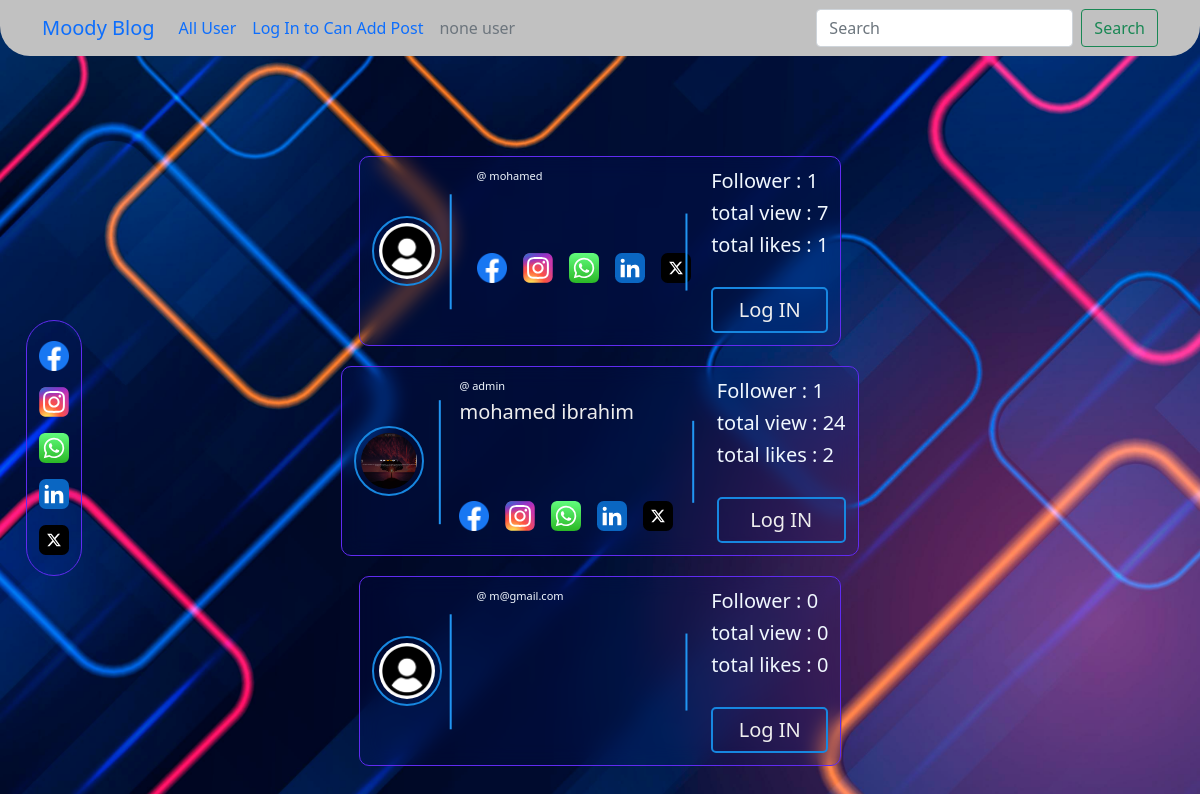
Screenshot of /all/user with the database file from the repository.
### accounts/models.py (models this page shows, shortened)
class Profile(models.Model):
    user=models.OneToOneField(User, verbose_name=_("user"), on_delete=models.CASCADE)
    phone=models.CharField(max_length=20,verbose_name=_("phone"))
    slug=models.SlugField(blank=True, null=True)
    image=models.ImageField(upload_to='profile/',blank=True, null=True)
    country=models.CharField(max_length=200,  null=True, choices=CountryField().choices + [('', 'Select Country')])
    adress=models.CharField(max_length=100)
    Token=models.CharField(max_length=500,blank=True, null=True)
    join_date=models.DateTimeField(verbose_name=_("Created At"), default=datetime.now)
    follower=models.ManyToManyField(User,related_name='follower_user',blank=True, null=True)
    count_follower=models.IntegerField(default=0)
    total_view =models.IntegerField(default=0)
    total_likesr=models.IntegerField(default=0)
    facebook=models.URLField(blank=True, null=True)
    instgram=models.URLField(blank=True, null=True)
    whatsapp=models.URLField(blank=True, null=True)
    linkedin=models.URLField(blank=True, null=True)
    twitter=models.URLField(blank=True, null=True)
    class Meta:
        verbose_name = _("Profile")
        verbose_name_plural = _("Profiles")
    def create_profile(sender ,*args, **kwargs):
        if kwargs['created']:
            user_profile=Profile.objects.create(user=kwargs['instance'])
    post_save.connect(create_profile , sender=User)

### blog/views.py (the view)
# urls.py: path('all/user',views.all_user,name='all_user'),
def all_user(request):
    if request.user.is_authenticated:
        profiles = Profile.objects.filter(blog__isnull=False).exclude(user=request.user).distinct()
    else:
        profiles = Profile.objects.all()
    return render(request,'blog/all-user.html',{'profiles':profiles,})

### blog/contact_us.py (called while the page is built)
def social(request):
    user_admin = User.objects.get(username='admin')
    socials=Profile.objects.get(user=user_admin)
    return{
        'socials':socials,
    }

### blog/templates/blog/all-user.html
{% extends 'base.html' %}
{% load static %}
{% block body %}
    <div class="user">
        {% for profile in profiles %}
            <div class="main">
                <div class="img">
                    <a href="">
                        {% if profile.image %}
                            <a href="{% url 'blog:blog_user' profile.slug %}"><img src="{{profile.image.url}}" alt="#"></a>
                        {% else %}
                            <a href="{% url 'blog:blog_user' profile.slug %}"><img src="{% static 'img/user_no_image.png' %}" alt="#"></a>
                        {% endif %}
                    </a>
                </div>
                <div class="content">
                    <div class="all-text">
                        <h5 style="    font-size: 11px;" class="content-text"> @ {{profile.user.username}}</h5>
                        <h5 class="content-main"> <a href="{% url 'blog:blog_user' profile.slug %}" style="color: #eee;">{{profile.user.first_name}} {{profile.user.last_name}}</a></h5>
                        <div class="categry">
                            {% if profile.facebook %}
                                <a href="{{profile.facebook}}">
                                    <img src="{% static 'img/facebook.png' %}" alt="#">
                                </a>
                            {% endif %}
                            {% if profile.instgram %}
                                <a href="{{profile.instgram}}">
                                    <img src="{% static 'img/ig-instagram-icon.svg' %}" alt="#">
                                </a>
                            {% endif %}
                            {% if profile.whatsapp %}
                                <a href="{{profile.whatsapp}}">
                                    <img src="{% static 'img/wa-whatsapp-icon.svg' %}" alt="#">
                                </a>
                            {% endif %}
                            {% if profile.linkedin %}
                                <a href="{{profile.linkedin}}">
                                    <img src="{% static 'img/linkedin-app-icon.svg' %}" alt="#">
                                </a>
                            {% endif %}
                            {% if profile.twitter  %}
                                <a href="{{profile.twitter}}">
                                    <img src="{% static 'img/x-social-media-logo-icon.svg' %}" alt="#">
                                </a>
                            {% endif %}
                        </div>
                    </div>
                        <div class="other">
                            <h5 class="content-view"> Follower : {{profile.count_follower}}</h5>
                            <h5 class="content-view"> total view : {{profile.total_view}} </h5>
                            <h5 class="content-like"> total likes : {{profile.total_likesr}} </h5>
                            {% if user.is_authenticated %}
                                {% if profile.user == request.user %}
                                    <a class="upload" href="#">Upload</a>
                                {% else %}
                                    {% if request.user  in profile.follower.all %}
                                        <a class="upload" href="{% url 'blog:un_follow' profile.slug %}">Un Follow</a>
                                    {% else %}
                                        <a class="upload" href="{% url 'blog:add_follow' profile.slug %}">Follow</a>
                                    {% endif %}
                                {% endif %}
                            {% else %}
                            <a class="upload" href="{% url 'accounts:login' %}">Log IN</a>
                            {% endif %}
                        </div>
                </div>
            </div>
        {% endfor %}
    </div>
{% endblock body %}

### templates/base.html (shortened to what this page needs)
{% load static %}
<!DOCTYPE html>
<html lang="en">
    <head>
        <link rel="stylesheet" href="{% static 'css/bootstrap.min.css' %}">
        <link rel="stylesheet" href="{% static 'css/normalize.css' %}">
        <link rel="stylesheet" href="{% static 'css/style.css' %}">
        <link rel="stylesheet" href="{% static 'css/font-awesome.css' %}">
        <link rel="stylesheet"
            href="https://cdnjs.cloudflare.com/ajax/libs/font-awesome/6.2.1/css/all.min.css">
    </head>
    <body style="background-image: url({% static 'img/5192479.jpg' %});">
        <nav class="navbar navbar-expand-lg bg-body-tertiary">
            <div class="container-fluid">
                <a class="navbar-brand" href="/">Moody Blog</a>
                <div class="collapse navbar-collapse" id="navbarTogglerDemo03">
                    <ul class="navbar-nav me-auto mb-2 mb-lg-0">
                        <li class="nav-item">
                            <a class="nav-link" href="{% url 'blog:all_user' %}">All User</a>
                        </li>
                        <li class="nav-item">
                            {% if user.is_authenticated %}
                                <a class="nav-link" href="{% url 'blog:blog_user' request.user.profile.slug %}">My Blog </a>
                            {% else %}
                                <a class="nav-link" href="{% url 'accounts:login' %}">Log In to Can Add Post</a>
                            {% endif %}
                        </li>
                        <li class="nav-item">
                            {% if user.is_authenticated %}
                                <a class="nav-link disabled"
                                aria-disabled="true">User Name : {{request.user}}</a>
                            {% else %}
                            <a class="nav-link disabled"
                            aria-disabled="true">none user</a>
                            {% endif %}
                        </li>
                    </ul>
                    <form class="d-flex" role="search">
                        <input class="form-control me-2" type="search"
                            placeholder="Search" aria-label="Search">
                        <button class="btn btn-outline-success"
                            type="submit">Search</button>
                    </form>
                </div>
            </div>
        </nav>
        <div class="categryy">
            {% if socials.facebook %}
                <a href="{{socials.facebook}}">
                    <img src="{% static 'img/facebook.png' %}" alt="#">
                </a>
            {% endif %}
            {% if socials.instgram %}
                <a href="{{socials.instgram}}">
                    <img src="{% static 'img/ig-instagram-icon.svg' %}" alt="#">
                </a>
            {% endif %}
            {% if socials.whatsapp %}
                <a href="{{socials.whatsapp}}">
                    <img src="{% static 'img/wa-whatsapp-icon.svg' %}" alt="#">
                </a>
            {% endif %}
            {% if socials.linkedin %}
                <a href="{{socials.linkedin}}">
                    <img src="{% static 'img/linkedin-app-icon.svg' %}" alt="#">
                </a>
            {% endif %}
            {% if socials.twitter  %}
                <a href="{{socials.twitter}}">
                    <img src="{% static 'img/x-social-media-logo-icon.svg' %}" alt="#">
                </a>
            {% endif %}
        </div>
        {% block body %}
        {% endblock body %}
    </body>
</html>

### static/css/style.css (style rules this page uses)
* { -webkit-box-sizing: border-box; -moz-box-sizing: border-box; box-sizing: border-box; }
:root { --f1-color: #2196f3; --f2-color: #1787e0; --f1-color: #2196f3; --f1-color-alt: #1787e0; --main-transition: 0.3s; --section-background: #ececec; --one-color: #f0f8ff; --two-color:#00daa2; --four-color:#6610f2; --five-color:#1787e0; --six-color:#cf4955; --sevin-color:#ffffff; }
html { scroll-behavior: smooth; }
body { background-size: cover; height: 100vh; }
ul { list-style: none; margin: 0; padding: 0; }
a { text-decoration: none; }
nav { margin: 0 auto; background: #c1c1c1; border-radius: 0 0 30px 30px; padding: 22px 30px 10px 30px; }
.main { backdrop-filter: blur(10px); background-color: rgba(16, 50, 242, 0.05); color: aliceblue; padding: 12px; margin: 0 auto; border: 1px solid #602bf1; border-radius: 10px; display: flex; height: auto; gap: 20px; }
.user { display: grid; grid-template-columns: repeat(auto-fill ,minmax(100%,1fr)); padding-top: 100px; gap: 20px; }
.user .img img { width: 70px; height: 70px; border: 2px solid var(--five-color); padding: 5px; border-radius: 50%; }
.user .img { display: flex; align-items: center; }
.user .img::before { content: ""; position: absolute; width: 24%; transform: rotate(90deg); height: 2px; background-color: var(--f1-color); top: 50%; left: 7%; }
.user .content .categry img { width: 30px; height: 30px; transition: var(--main-transition); }
.user .content .categry { margin-top: 30%; gap: 16px; display: flex }
.user .content { display: grid; grid-template-columns: 2fr 1fr; padding-left: 15px; }
.user .content .other .upload { color: #eee; border: 2px solid var(--five-color); padding: 6px; justify-content: center; align-items: center; text-align: center; display: flex; font-size: 20px; margin-top: 30px; border-radius: 5px; transition: var(--main-transition); }
.user .content .all-text::before { content: ""; position: absolute; width: 16%; transform: rotate(90deg); height: 2px; background-color: var(--f1-color); top: 50%; left: 60%; }
.categryy img { width: 30px; height: 30px; transition: var(--main-transition); }
.categryy { gap: 16px; display: grid; position: fixed; top: 40%; left: 26px; background-color: rgba(16, 50, 242, 0.05); padding: 20px 12px 20px 12px; border: 1px solid #602bf1; border-radius: 31px; z-index: 444; }

### rows the page displays
Profile: user.username "mohamed", count_follower "1", total_view "7", total_likesr "1"
Profile: image (picture), user.username "admin", user.first_name "mohamed", user.last_name "ibrahim", count_follower "1", total_view "24", total_likesr "2"
Profile: user.username "m@gmail.com", count_follower "0", total_view "0", total_likesr "0"
